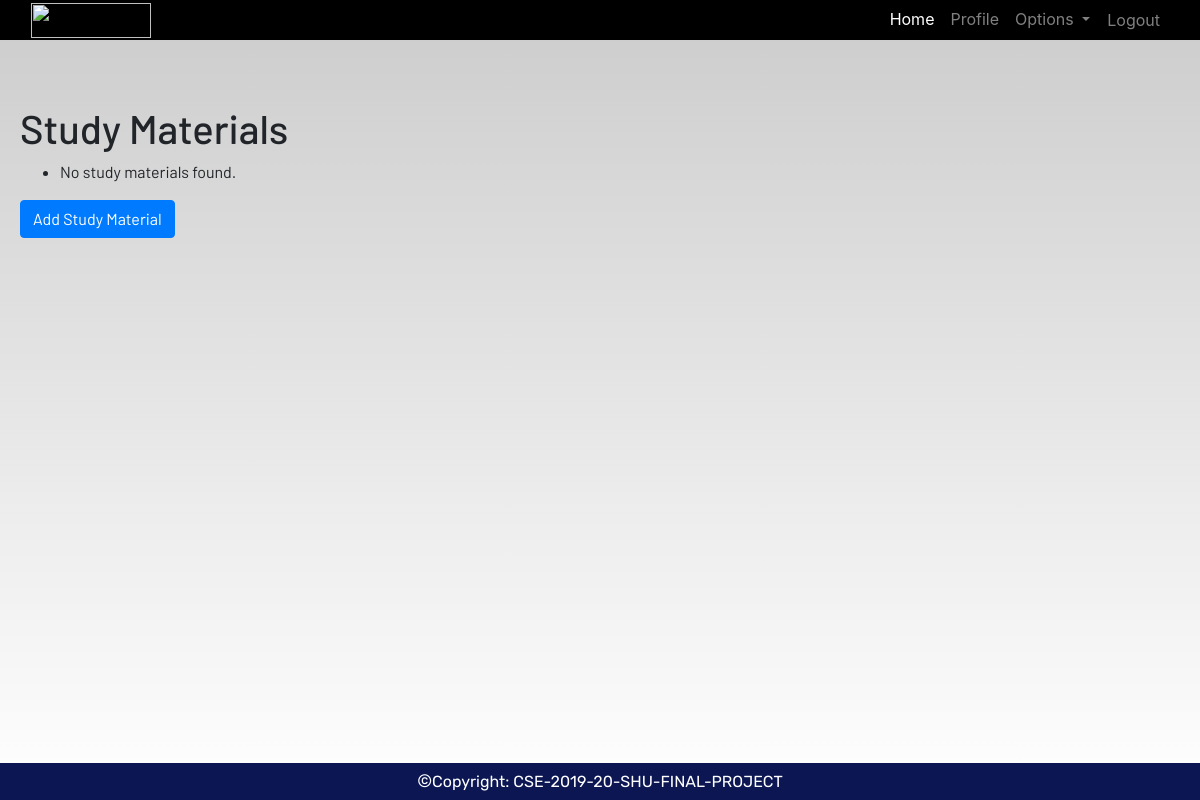
The app's page /study_materials/ (signed in), older data.
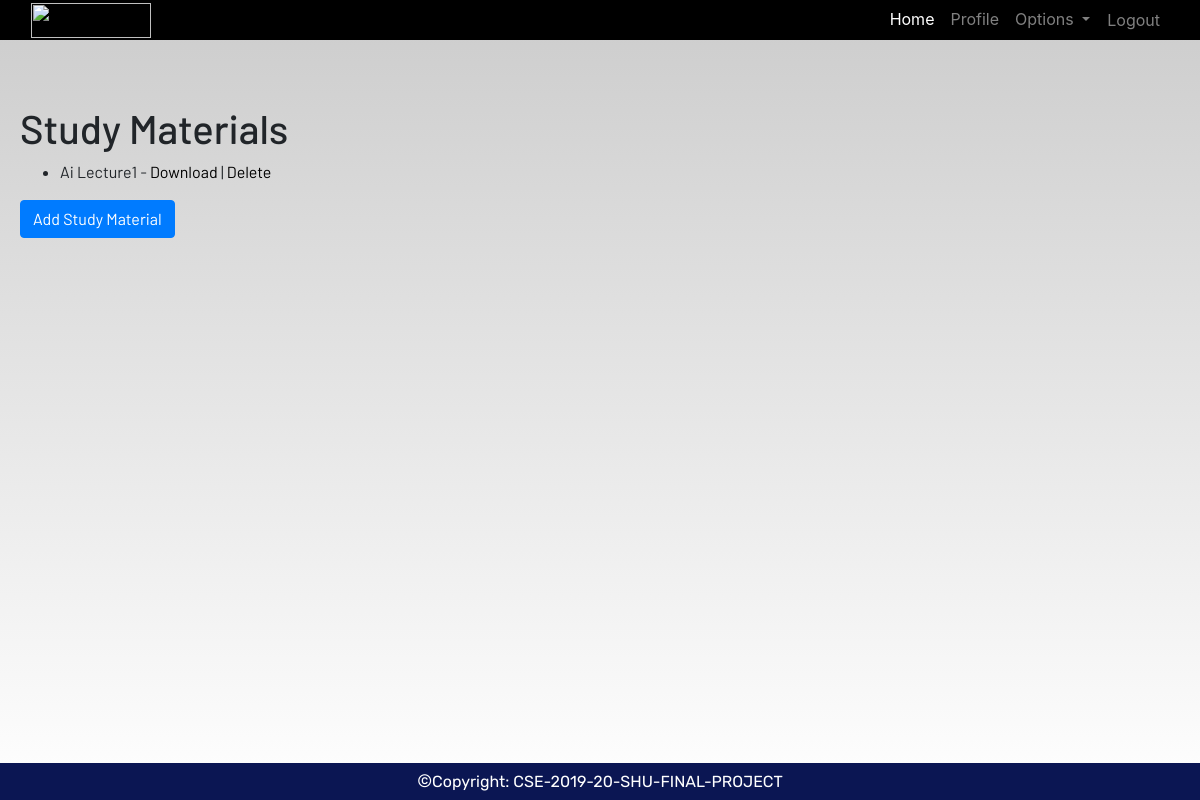
The same page, newer data.
### dashboard/models.py (models this page shows, shortened)
class StudyMaterial(models.Model):
    name = models.CharField(max_length=255)
    file = models.FileField(upload_to='study_materials/')

### dashboard/views.py (the view)
# urls.py: path('study_materials/', views.study_materials_list, name='study_materials_list'),
@login_required
def study_materials_list(request):
    study_materials = StudyMaterial.objects.all()
    return render(request, 'dashboard/study_materials_list.html', {'study_materials': study_materials})

### dashboard/templates/dashboard/study_materials_list.html
{% extends 'dashboard/base.html' %}
{% block content %}
<h1>Study Materials</h1>
<ul>
    {% for material in study_materials %}
    <li>{{ material.name }} - <a href="{{ material.file.url }}">Download</a> | <a href="{% url 'delete_study_material' material.pk %}">Delete</a></li>
    {% empty %}
    <li>No study materials found.</li>
    {% endfor %}
</ul>
<a href="{% url 'add_study_material' %}" class="btn btn-primary">Add Study Material</a>
{% endblock %}

Row changes from the older to the newer data that the page shows:
added StudyMaterial: name "Ai Lecture1"
Text that changed along with them:
text no longer shown: "No study materials found."
